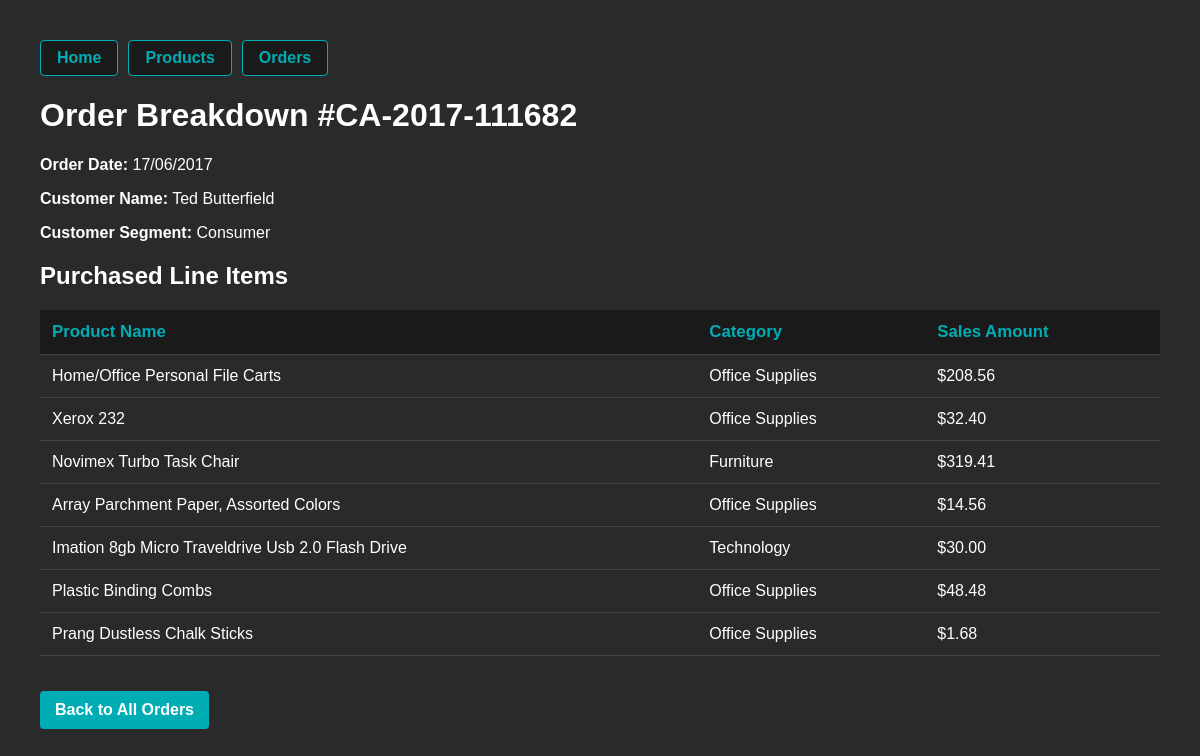
Screenshot of /orders/CA-2017-111682 with the database file from the repository.
### tables this page shows
CREATE TABLE Orders (
    order_id CHAR(14) PRIMARY KEY,
    order_date DATE,
    customer_id CHAR(8),
    FOREIGN KEY (customer_id) REFERENCES Customers(customer_id)
);

CREATE TABLE Customers (
    customer_id CHAR(8) PRIMARY KEY,
    customer_name VARCHAR(20),
    segment VARCHAR(15)
);

CREATE TABLE Products (
    product_id CHAR(15) PRIMARY KEY,
    product_name VARCHAR(100),
    category VARCHAR(20)
);

### app.py (the view)
@app.route('/orders/<order_id>')
def order_details(order_id):
    order_query = """
        SELECT
            o.order_id,
            o.order_date,
            c.customer_name,
            c.segment
        FROM orders o
        LEFT JOIN customers c ON o.customer_id = c.customer_id
        WHERE o.order_id = ?;
    """
    order = query_db(order_query, (order_id,), one=True)
    if order is None:
        return render_template('404.html'), 404
    items_query = """
        SELECT
            p.product_name,
            p.category,
            ROUND(od.sales, 2) AS line_sales
        FROM orderdetails od
        JOIN products p ON od.product_id = p.product_id
        WHERE od.order_id = ?;
    """
    items = query_db(items_query, (order_id,))
    return render_template('order_details.html', order=order, items = items)

### app.py (called while the page is built)
def get_db():
    db = getattr(g, '_database', None)
    if db is None:
        db = g._database = sqlite3.connect(DATABASE)
    return db

def query_db(query, args=(), one=False):
    db = get_db()
    cursor = db.cursor()
    cursor.execute(query, args)
    results = cursor.fetchall()
    return (results[0] if results else None) if one else results

### templates/order_details.html (shortened to what this page needs)
<!DOCTYPE html>
<html lang="en">
    <head>
        <link rel="stylesheet" href="{{ url_for('static', filename='style.css') }}">
    </head>
    <body>
        {% include 'nav.html' %}
        <h1>Order Breakdown #{{ order[0] }}</h1>
        <div class="card">
            <p><strong>Order Date:</strong> {{ order[1] }}</p>
            <p><strong>Customer Name:</strong> {{ order[2] }}</p>
            <p><strong>Customer Segment:</strong> {{ order[3] }}</p>
        </div>
        <h2>Purchased Line Items</h2>
        <table>
            <thead>
                <tr>
                    <th>Product Name</th>
                    <th>Category</th>
                    <th>Sales Amount</th>
                </tr>
            </thead>
            <tbody>
                {% for item in items %}
                <tr>
                    <td>{{ item[0] }}</td>
                    <td>{{ item[1] }}</td>
                    <td>${{ "%.2f"|format(item[2]) }}</td>
                </tr>
                {% endfor %}
            </tbody>
        </table>
        <p style="margin-top: 20px;">
            <a href="{{ url_for('orders') }}" class="btn-home">Back to All Orders</a>
        </p>
    </body>
</html>

### static/style.css (style rules this page uses)
body { font-family: Arial, sans-serif; margin: 40px; background-color: #2a2a2a; color: #ffffff; }
.btn-home { display: inline-block; padding: 10px 15px; background-color: #00adb5; color: #ffffff; text-decoration: none; border-radius: 4px; font-weight: bold; margin-top: 15px; }
table { width: 100%; border-collapse: collapse; margin-top: 20px; }
th, td { padding: 12px; text-align: left; border-bottom: 1px solid #444; }
th { background-color: #1a1a1a; color: #00adb5; font-size: 1.05rem; }

### rows the page displays
Orders: order_id "CA-2017-111682", order_date "17/06/2017"
Customers: customer_name "Ted Butterfield", segment "Consumer"
Products: product_name "Home/Office Personal File Carts", category "Office Supplies", item "208.56"
Products: product_name "Xerox 232", category "Office Supplies", item "32.40"
Products: product_name "Novimex Turbo Task Chair", category "Furniture", item "319.41"
Products: product_name "Array Parchment Paper, Assorted Colors", category "Office Supplies", item "14.56"
Products: product_name "Imation 8gb Micro Traveldrive Usb 2.0 Flash Drive", category "Technology", item "30.00"
Products: product_name "Plastic Binding Combs", category "Office Supplies", item "48.48"
Products: product_name "Prang Dustless Chalk Sticks", category "Office Supplies", item "1.68"
